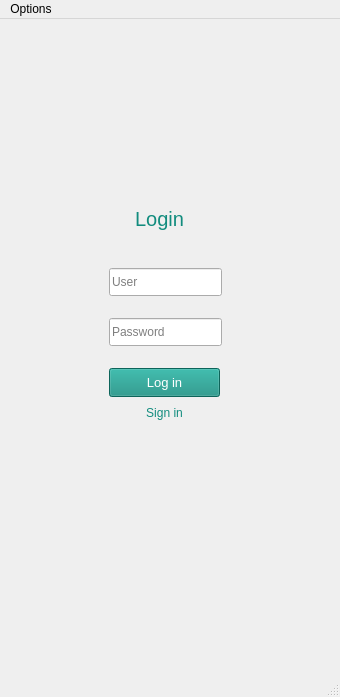
<?xml version="1.0" encoding="UTF-8"?>
<ui version="4.0">
 <class>MainWindow</class>
 <widget class="QMainWindow" name="MainWindow">
  <property name="geometry">
   <rect>
    <x>0</x>
    <y>0</y>
    <width>340</width>
    <height>697</height>
   </rect>
  </property>
  <property name="windowTitle">
   <string>Client</string>
  </property>
  <widget class="QWidget" name="centralwidget">
   <property name="enabled">
    <bool>true</bool>
   </property>
   <layout class="QVBoxLayout" name="verticalLayout">
    <item>
     <widget class="QStackedWidget" name="stackedWidget">
      <property name="enabled">
       <bool>true</bool>
      </property>
      <property name="styleSheet">
       <string notr="true"/>
      </property>
      <property name="currentIndex">
       <number>2</number>
      </property>
      <widget class="QWidget" name="Menu">
       <widget class="QPushButton" name="log_out">
        <property name="geometry">
         <rect>
          <x>220</x>
          <y>10</y>
          <width>83</width>
          <height>29</height>
         </rect>
        </property>
        <property name="styleSheet">
         <string notr="true">background-color: rgb(18, 140, 126);
color: rgb(255, 255, 255);</string>
        </property>
        <property name="text">
         <string>Log Out</string>
        </property>
       </widget>
       <widget class="QListWidget" name="conectedUsers">
        <property name="geometry">
         <rect>
          <x>10</x>
          <y>40</y>
          <width>291</width>
          <height>601</height>
         </rect>
        </property>
        <property name="font">
         <font>
          <pointsize>15</pointsize>
          <bold>true</bold>
         </font>
        </property>
        <property name="styleSheet">
         <string notr="true">color: rgb(7, 94, 84);</string>
        </property>
       </widget>
       <widget class="QLabel" name="label">
        <property name="geometry">
         <rect>
          <x>10</x>
          <y>0</y>
          <width>201</width>
          <height>31</height>
         </rect>
        </property>
        <property name="font">
         <font>
          <pointsize>15</pointsize>
         </font>
        </property>
        <property name="styleSheet">
         <string notr="true">color: rgb(18, 140, 126);</string>
        </property>
        <property name="text">
         <string>Chats</string>
        </property>
       </widget>
      </widget>
      <widget class="QWidget" name="Chat">
       <widget class="QWidget" name="layoutWidget">
        <property name="geometry">
         <rect>
          <x>10</x>
          <y>550</y>
          <width>301</width>
          <height>71</height>
         </rect>
        </property>
        <layout class="QGridLayout" name="gridLayout">
         <item row="0" column="0" colspan="2">
          <widget class="QLineEdit" name="lnMessage">
           <property name="styleSheet">
            <string notr="true">color: rgb(7, 94, 84);</string>
           </property>
          </widget>
         </item>
         <item row="0" column="2">
          <widget class="QPushButton" name="btnSend">
           <property name="styleSheet">
            <string notr="true">background-color: rgb(18, 140, 126);
color: rgb(255, 255, 255);</string>
           </property>
           <property name="text">
            <string>Send</string>
           </property>
          </widget>
         </item>
        </layout>
       </widget>
       <widget class="QListWidget" name="lstMessages">
        <property name="geometry">
         <rect>
          <x>10</x>
          <y>80</y>
          <width>301</width>
          <height>451</height>
         </rect>
        </property>
       </widget>
       <widget class="QPushButton" name="backmenu">
        <property name="geometry">
         <rect>
          <x>10</x>
          <y>0</y>
          <width>83</width>
          <height>29</height>
         </rect>
        </property>
        <property name="styleSheet">
         <string notr="true">alternate-background-color: rgb(18, 140, 126);
color: rgb(255, 255, 255);
background-color: rgb(18, 140, 126);</string>
        </property>
        <property name="text">
         <string>Back</string>
        </property>
       </widget>
       <widget class="QWidget" name="layoutWidget_2">
        <property name="geometry">
         <rect>
          <x>10</x>
          <y>40</y>
          <width>301</width>
          <height>35</height>
         </rect>
        </property>
        <layout class="QHBoxLayout" name="horizontalLayout_2">
         <item>
          <widget class="QLabel" name="label_2">
           <property name="font">
            <font>
             <pointsize>15</pointsize>
            </font>
           </property>
           <property name="styleSheet">
            <string notr="true">color: rgb(7, 94, 84);</string>
           </property>
           <property name="text">
            <string>TextLabel</string>
           </property>
          </widget>
         </item>
        </layout>
       </widget>
      </widget>
      <widget class="QWidget" name="Login">
       <widget class="QLineEdit" name="lineEdit">
        <property name="geometry">
         <rect>
          <x>100</x>
          <y>240</y>
          <width>113</width>
          <height>28</height>
         </rect>
        </property>
        <property name="text">
         <string/>
        </property>
        <property name="placeholderText">
         <string>User</string>
        </property>
       </widget>
       <widget class="QLabel" name="label_8">
        <property name="geometry">
         <rect>
          <x>100</x>
          <y>170</y>
          <width>101</width>
          <height>41</height>
         </rect>
        </property>
        <property name="font">
         <font>
          <pointsize>15</pointsize>
         </font>
        </property>
        <property name="styleSheet">
         <string notr="true">color: rgb(18, 140, 126);</string>
        </property>
        <property name="text">
         <string>Login</string>
        </property>
        <property name="alignment">
         <set>Qt::AlignCenter</set>
        </property>
       </widget>
       <widget class="QLineEdit" name="lineEdit_2">
        <property name="geometry">
         <rect>
          <x>100</x>
          <y>290</y>
          <width>113</width>
          <height>28</height>
         </rect>
        </property>
        <property name="text">
         <string/>
        </property>
        <property name="placeholderText">
         <string>Password</string>
        </property>
       </widget>
       <widget class="QPushButton" name="login">
        <property name="geometry">
         <rect>
          <x>100</x>
          <y>340</y>
          <width>111</width>
          <height>29</height>
         </rect>
        </property>
        <property name="font">
         <font>
          <pointsize>10</pointsize>
         </font>
        </property>
        <property name="styleSheet">
         <string notr="true">background-color: rgb(18, 140, 126);
color: rgb(255, 255, 255);</string>
        </property>
        <property name="text">
         <string>Log in</string>
        </property>
       </widget>
       <widget class="QPushButton" name="singin">
        <property name="geometry">
         <rect>
          <x>110</x>
          <y>370</y>
          <width>91</width>
          <height>29</height>
         </rect>
        </property>
        <property name="styleSheet">
         <string notr="true">color: rgb(18, 140, 126);</string>
        </property>
        <property name="text">
         <string>Sign in</string>
        </property>
        <property name="flat">
         <bool>true</bool>
        </property>
       </widget>
      </widget>
      <widget class="QWidget" name="Sign">
       <widget class="QLineEdit" name="Name">
        <property name="geometry">
         <rect>
          <x>170</x>
          <y>220</y>
          <width>113</width>
          <height>28</height>
         </rect>
        </property>
       </widget>
       <widget class="QPushButton" name="signin">
        <property name="geometry">
         <rect>
          <x>100</x>
          <y>390</y>
          <width>101</width>
          <height>29</height>
         </rect>
        </property>
        <property name="font">
         <font>
          <pointsize>10</pointsize>
         </font>
        </property>
        <property name="styleSheet">
         <string notr="true">alternate-background-color: rgb(7, 94, 84);

color: rgb(255, 255, 255);
background-color: rgb(18, 140, 126);</string>
        </property>
        <property name="text">
         <string>Sign In</string>
        </property>
       </widget>
       <widget class="QLabel" name="label_4">
        <property name="geometry">
         <rect>
          <x>50</x>
          <y>260</y>
          <width>63</width>
          <height>20</height>
         </rect>
        </property>
        <property name="styleSheet">
         <string notr="true">color: rgb(18, 140, 126);</string>
        </property>
        <property name="text">
         <string>User </string>
        </property>
       </widget>
       <widget class="QLabel" name="label_3">
        <property name="geometry">
         <rect>
          <x>110</x>
          <y>150</y>
          <width>91</width>
          <height>41</height>
         </rect>
        </property>
        <property name="font">
         <font>
          <pointsize>15</pointsize>
         </font>
        </property>
        <property name="styleSheet">
         <string notr="true">color: rgb(18, 140, 126);</string>
        </property>
        <property name="text">
         <string>Sign In</string>
        </property>
       </widget>
       <widget class="QLabel" name="label_5">
        <property name="geometry">
         <rect>
          <x>50</x>
          <y>220</y>
          <width>63</width>
          <height>20</height>
         </rect>
        </property>
        <property name="styleSheet">
         <string notr="true">color: rgb(18, 140, 126);</string>
        </property>
        <property name="text">
         <string>Name</string>
        </property>
       </widget>
       <widget class="QDateEdit" name="userdate">
        <property name="geometry">
         <rect>
          <x>170</x>
          <y>340</y>
          <width>111</width>
          <height>29</height>
         </rect>
        </property>
       </widget>
       <widget class="QLabel" name="label_6">
        <property name="geometry">
         <rect>
          <x>50</x>
          <y>300</y>
          <width>63</width>
          <height>20</height>
         </rect>
        </property>
        <property name="styleSheet">
         <string notr="true">color: rgb(18, 140, 126);</string>
        </property>
        <property name="text">
         <string>Password</string>
        </property>
       </widget>
       <widget class="QLabel" name="label_7">
        <property name="geometry">
         <rect>
          <x>50</x>
          <y>340</y>
          <width>63</width>
          <height>20</height>
         </rect>
        </property>
        <property name="styleSheet">
         <string notr="true">color: rgb(18, 140, 126);</string>
        </property>
        <property name="text">
         <string>Date</string>
        </property>
       </widget>
       <widget class="QLineEdit" name="Username">
        <property name="geometry">
         <rect>
          <x>170</x>
          <y>260</y>
          <width>113</width>
          <height>28</height>
         </rect>
        </property>
       </widget>
       <widget class="QPushButton" name="loginb">
        <property name="geometry">
         <rect>
          <x>100</x>
          <y>430</y>
          <width>101</width>
          <height>29</height>
         </rect>
        </property>
        <property name="styleSheet">
         <string notr="true">color: rgb(18, 140, 126);</string>
        </property>
        <property name="text">
         <string>Log In</string>
        </property>
        <property name="flat">
         <bool>true</bool>
        </property>
       </widget>
       <widget class="QLineEdit" name="password">
        <property name="geometry">
         <rect>
          <x>170</x>
          <y>300</y>
          <width>113</width>
          <height>28</height>
         </rect>
        </property>
       </widget>
      </widget>
      <widget class="QWidget" name="page">
       <widget class="QLineEdit" name="lnClientName">
        <property name="geometry">
         <rect>
          <x>100</x>
          <y>190</y>
          <width>428</width>
          <height>28</height>
         </rect>
        </property>
        <property name="readOnly">
         <bool>true</bool>
        </property>
        <property name="placeholderText">
         <string>Enter Client Name</string>
        </property>
       </widget>
       <widget class="QComboBox" name="cmbDestination">
        <property name="enabled">
         <bool>true</bool>
        </property>
        <property name="geometry">
         <rect>
          <x>30</x>
          <y>300</y>
          <width>237</width>
          <height>28</height>
         </rect>
        </property>
        <property name="editable">
         <bool>true</bool>
        </property>
        <property name="currentText">
         <string>Server</string>
        </property>
        <item>
         <property name="text">
          <string>Server</string>
         </property>
        </item>
        <item>
         <property name="text">
          <string>All</string>
         </property>
        </item>
       </widget>
       <widget class="QComboBox" name="cmbStatus">
        <property name="geometry">
         <rect>
          <x>40</x>
          <y>80</y>
          <width>261</width>
          <height>28</height>
         </rect>
        </property>
        <item>
         <property name="text">
          <string>None</string>
         </property>
        </item>
        <item>
         <property name="text">
          <string>Available</string>
         </property>
        </item>
        <item>
         <property name="text">
          <string>Away</string>
         </property>
        </item>
        <item>
         <property name="text">
          <string>Busy</string>
         </property>
        </item>
       </widget>
       <widget class="QPushButton" name="btnSendFile">
        <property name="geometry">
         <rect>
          <x>130</x>
          <y>390</y>
          <width>35</width>
          <height>29</height>
         </rect>
        </property>
        <property name="maximumSize">
         <size>
          <width>35</width>
          <height>16777215</height>
         </size>
        </property>
        <property name="text">
         <string>...</string>
        </property>
       </widget>
       <widget class="QPushButton" name="pushButton">
        <property name="geometry">
         <rect>
          <x>320</x>
          <y>510</y>
          <width>83</width>
          <height>29</height>
         </rect>
        </property>
        <property name="text">
         <string>chat</string>
        </property>
       </widget>
      </widget>
     </widget>
    </item>
   </layout>
  </widget>
  <widget class="QStatusBar" name="statusbar"/>
  <widget class="QMenuBar" name="menubar">
   <property name="enabled">
    <bool>true</bool>
   </property>
   <property name="geometry">
    <rect>
     <x>0</x>
     <y>0</y>
     <width>340</width>
     <height>25</height>
    </rect>
   </property>
   <property name="nativeMenuBar">
    <bool>false</bool>
   </property>
   <widget class="QMenu" name="menuOptions">
    <property name="title">
     <string>Options</string>
    </property>
    <addaction name="actionConnect"/>
    <addaction name="separator"/>
    <addaction name="actionExot"/>
   </widget>
   <addaction name="menuOptions"/>
  </widget>
  <action name="actionConnect">
   <property name="checkable">
    <bool>false</bool>
   </property>
   <property name="enabled">
    <bool>true</bool>
   </property>
   <property name="text">
    <string>Connect</string>
   </property>
  </action>
  <action name="actionExot">
   <property name="text">
    <string>Exit</string>
   </property>
  </action>
 </widget>
 <resources/>
 <connections/>
</ui>
